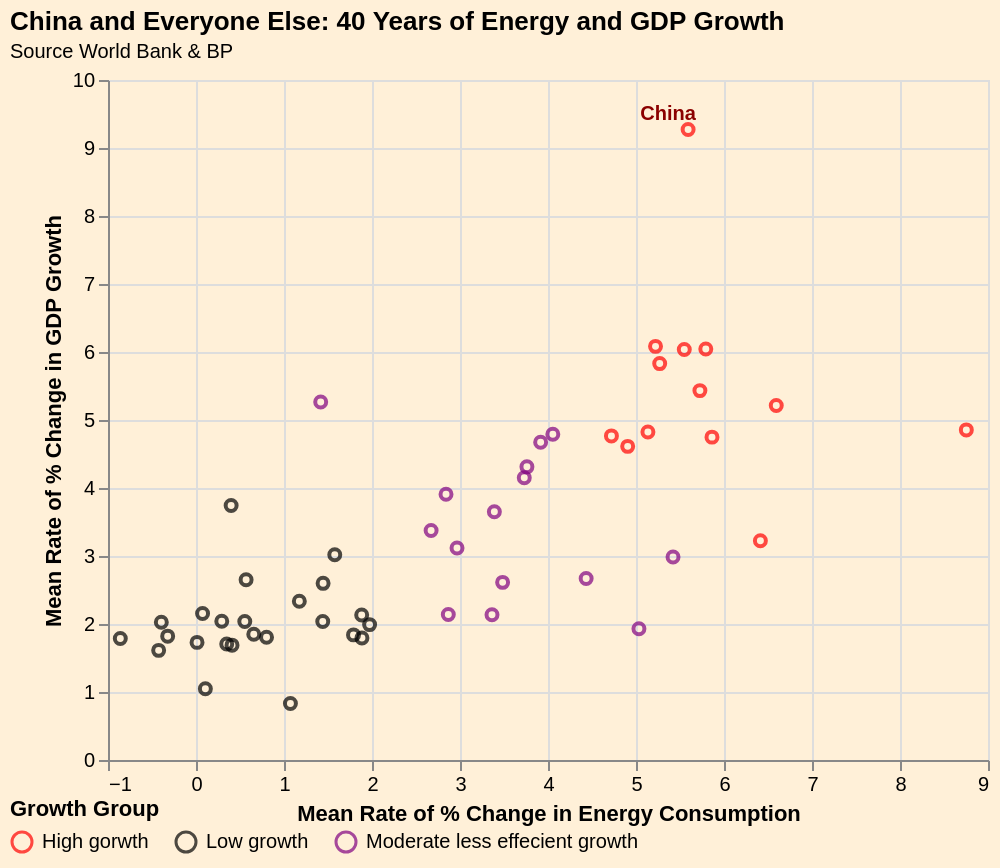

Describe this chart as a Vega-Lite specification.
### Vega-Lite specification from a JSON file in a GitHub repository (floating-point values rounded to 4 significant figures)
{"$schema": "https://vega.github.io/schema/vega-lite/v5.json", "description": "A scatterplot showing body mass and flipper lengths of penguins.", "data": {"values": [{"": "1", "Country": "Algeria", "eng_mean": "3.4842573297059047", "gdp_mean": "2.612195134299101", "Cluster": "2"}, {"": "2", "Country": "Argentina", "eng_mean": "1.7898344194107163", "gdp_mean": "1.8400373119615945", "Cluster": "0"}, {"": "3", "Country": "Australia", "eng_mean": "1.5768592173833145", "gdp_mean": "3.0191017445474007", "Cluster": "0"}, {"": "4", "Country": "Austria", "eng_mean": "0.6563757102394941", "gdp_mean": "1.8492145910800848", "Cluster": "0"}, {"": "5", "Country": "Bangladesh", "eng_mean": "6.593875345790831", "gdp_mean": "5.212469674223022", "Cluster": "1"}, {"": "6", "Country": "Belgium", "eng_mean": "0.801577744948113", "gdp_mean": "1.805304822660336", "Cluster": "0"}, {"": "7", "Country": "Brazil", "eng_mean": "2.8670678306528528", "gdp_mean": "2.138601832298213", "Cluster": "2"}, {"": "8", "Country": "Bulgaria", "eng_mean": "-0.8601307947319348", "gdp_mean": "1.7870302268403415", "Cluster": "0"}, {"": "9", "Country": "Chile", "eng_mean": "3.7303247265312662", "gdp_mean": "4.1505029887440745", "Cluster": "2"}, {"": "10", "Country": "China", "eng_mean": "5.592132753720657", "gdp_mean": "9.271803610841822", "Cluster": "1"}, {"": "11", "Country": "Colombia", "eng_mean": "2.671664370200024", "gdp_mean": "3.3743202260801604", "Cluster": "2"}, {"": "12", "Country": "Cyprus", "eng_mean": "2.8411191470011325", "gdp_mean": "3.909144867934218", "Cluster": "2"}, {"": "13", "Country": "Denmark", "eng_mean": "-0.3219419617335612", "gdp_mean": "1.8213319447235208", "Cluster": "0"}, {"": "14", "Country": "Ecuador", "eng_mean": "4.433475993435717", "gdp_mean": "2.668700239370989", "Cluster": "2"}, {"": "15", "Country": "Egypt", "eng_mean": "4.054757843259427", "gdp_mean": "4.791716294588673", "Cluster": "2"}, {"": "16", "Country": "Finland", "eng_mean": "0.5544085160355768", "gdp_mean": "2.0355838956823877", "Cluster": "0"}, {"": "17", "Country": "France", "eng_mean": "0.3491122438239821", "gdp_mean": "1.7060361003426967", "Cluster": "0"}, {"": "18", "Country": "Germany", "eng_mean": "-0.4243557456466296", "gdp_mean": "1.61215129157795", "Cluster": "0"}, {"": "19", "Country": "Greece", "eng_mean": "1.072968594622746", "gdp_mean": "0.8310258172535752", "Cluster": "0"}, {"": "20", "Country": "India", "eng_mean": "5.269272808899367", "gdp_mean": "5.829551237727484", "Cluster": "1"}, {"": "21", "Country": "Indonesia", "eng_mean": "5.13543528867091", "gdp_mean": "4.824123457420838", "Cluster": "1"}, {"": "22", "Country": "Iran", "eng_mean": "5.420745241353567", "gdp_mean": "2.984112432155809", "Cluster": "2"}, {"": "23", "Country": "Iraq", "eng_mean": "5.793146594166851", "gdp_mean": "6.043148614097685", "Cluster": "1"}, {"": "24", "Country": "Ireland", "eng_mean": "1.4170691789696872", "gdp_mean": "5.265091652450203", "Cluster": "2"}, {"": "25", "Country": "Italy", "eng_mean": "0.1064321609894485", "gdp_mean": "1.0490173748348377", "Cluster": "0"}, {"": "26", "Country": "Japan", "eng_mean": "0.4094056768904016", "gdp_mean": "1.6887942041626178", "Cluster": "0"}, {"": "27", "Country": "Luxembourg", "eng_mean": "0.3992388869366498", "gdp_mean": "3.742846110173806", "Cluster": "0"}, {"": "28", "Country": "Malaysia", "eng_mean": "5.726179651554164", "gdp_mean": "5.432118414558098", "Cluster": "1"}, {"": "29", "Country": "Mexico", "eng_mean": "1.882854173716805", "gdp_mean": "2.1321817257975004", "Cluster": "0"}, {"": "30", "Country": "Morocco", "eng_mean": "3.760509092974506", "gdp_mean": "4.311038746859846", "Cluster": "2"}, {"": "31", "Country": "Netherlands", "eng_mean": "0.2929259802545604", "gdp_mean": "2.03991976364493", "Cluster": "0"}, {"": "32", "Country": "New Zealand", "eng_mean": "1.4443364625644566", "gdp_mean": "2.5978841006597", "Cluster": "0"}, {"": "33", "Country": "Norway", "eng_mean": "1.1743307435469588", "gdp_mean": "2.3351990942129626", "Cluster": "0"}, {"": "34", "Country": "Oman", "eng_mean": "8.753751031253225", "gdp_mean": "4.854269119400929", "Cluster": "1"}, {"": "35", "Country": "Pakistan", "eng_mean": "4.90548946038052", "gdp_mean": "4.612309388330335", "Cluster": "1"}, {"": "36", "Country": "Peru", "eng_mean": "2.9662028335829778", "gdp_mean": "3.1179790836445944", "Cluster": "2"}, {"": "37", "Country": "Philippines", "eng_mean": "3.390528577134127", "gdp_mean": "3.6496085921613246", "Cluster": "2"}, {"": "38", "Country": "Portugal", "eng_mean": "1.8856436070588083", "gdp_mean": "1.7945681940214786", "Cluster": "0"}, {"": "39", "Country": "Saudi Arabia", "eng_mean": "5.033356329134762", "gdp_mean": "1.9302854749213487", "Cluster": "2"}, {"": "40", "Country": "Singapore", "eng_mean": "5.5487297809461325", "gdp_mean": "6.036983320023615", "Cluster": "1"}, {"": "41", "Country": "South Africa", "eng_mean": "1.9727658806146824", "gdp_mean": "1.9911051305038392", "Cluster": "0"}, {"": "42", "Country": "South Korea", "eng_mean": "5.221947562462314", "gdp_mean": "6.082938044173327", "Cluster": "1"}, {"": "43", "Country": "Spain", "eng_mean": "1.4403321472969015", "gdp_mean": "2.037055460686324", "Cluster": "0"}, {"": "44", "Country": "Sri Lanka", "eng_mean": "3.916333778073553", "gdp_mean": "4.673738126983465", "Cluster": "2"}, {"": "45", "Country": "Sweden", "eng_mean": "0.0746073518048754", "gdp_mean": "2.15402921520096", "Cluster": "0"}, {"": "46", "Country": "Switzerland", "eng_mean": "0.0117794559621394", "gdp_mean": "1.7296034396670856", "Cluster": "0"}, {"": "47", "Country": "Thailand", "eng_mean": "5.863459603450725", "gdp_mean": "4.748049614403914", "Cluster": "1"}, {"": "48", "Country": "Trinidad & Tobago", "eng_mean": "3.3636432551208943", "gdp_mean": "2.13479559561781", "Cluster": "2"}, {"": "49", "Country": "Turkey", "eng_mean": "4.720874166975554", "gdp_mean": "4.766054064475634", "Cluster": "1"}, {"": "50", "Country": "US", "eng_mean": "0.5693149754176937", "gdp_mean": "2.649624615984004", "Cluster": "0"}, {"": "51", "Country": "United Arab Emirates", "eng_mean": "6.413563161100631", "gdp_mean": "3.224211102005269", "Cluster": "1"}, {"": "52", "Country": "United Kingdom", "eng_mean": "-0.3940085532441511", "gdp_mean": "2.0251415733129297", "Cluster": "0"}]}, "title": {"text": "China and Everyone Else: 40 Years of Energy and GDP Growth", "subtitle": "Source World Bank & BP", "subtitleFontSize": 10, "anchor": "start"}, "height": 340, "width": 440, "background": "#fff0d8", "transform": [{"calculate": "{'1': 'High gorwth','2': 'Moderate less effecient growth', '0': 'Low growth', '3': 'China', '4': 'Moderate growth',}[datum.Cluster]", "as": "Growth Group"}], "layer": [{"mark": "point", "encoding": {"x": {"field": "eng_mean", "type": "quantitative", "title": "Mean Rate of % Change in Energy Consumption", "scale": {"zero": false}}, "y": {"field": "gdp_mean", "type": "quantitative", "title": "Mean Rate of % Change in GDP Growth", "scale": {"zero": false}}, "color": {"field": "Growth Group", "type": "nominal", "scale": {"range": ["red", "black", "purple", "orange", "darkblue"]}, "legend": {"orient": "bottom-left", "direction": "horizontal", "offset": -49}}, "tooltip": [{"field": "Country", "type": "nominal"}, {"field": "eng_mean", "type": "nominal", "title": "Mean rate of change in energy consumption", "format": ".2f"}, {"field": "gdp_mean", "type": "nominal", "title": "Mean rate of change in GDP Growth", "format": ".2f"}]}}, {"transform": [{"filter": "datum.Country == 'China'"}], "mark": {"type": "text", "yOffset": -8, "xOffset": -10, "fontSize": 10, "color": "darkred", "fontStyle": "bold"}, "encoding": {"x": {"field": "eng_mean", "type": "quantitative", "title": "Mean Rate of % Change in Energy Consumption", "scale": {"zero": false}}, "y": {"field": "gdp_mean", "type": "quantitative", "title": "Mean Rate of % Change in GDP Growth", "scale": {"zero": false}}, "text": {"field": "Country"}}}]}
